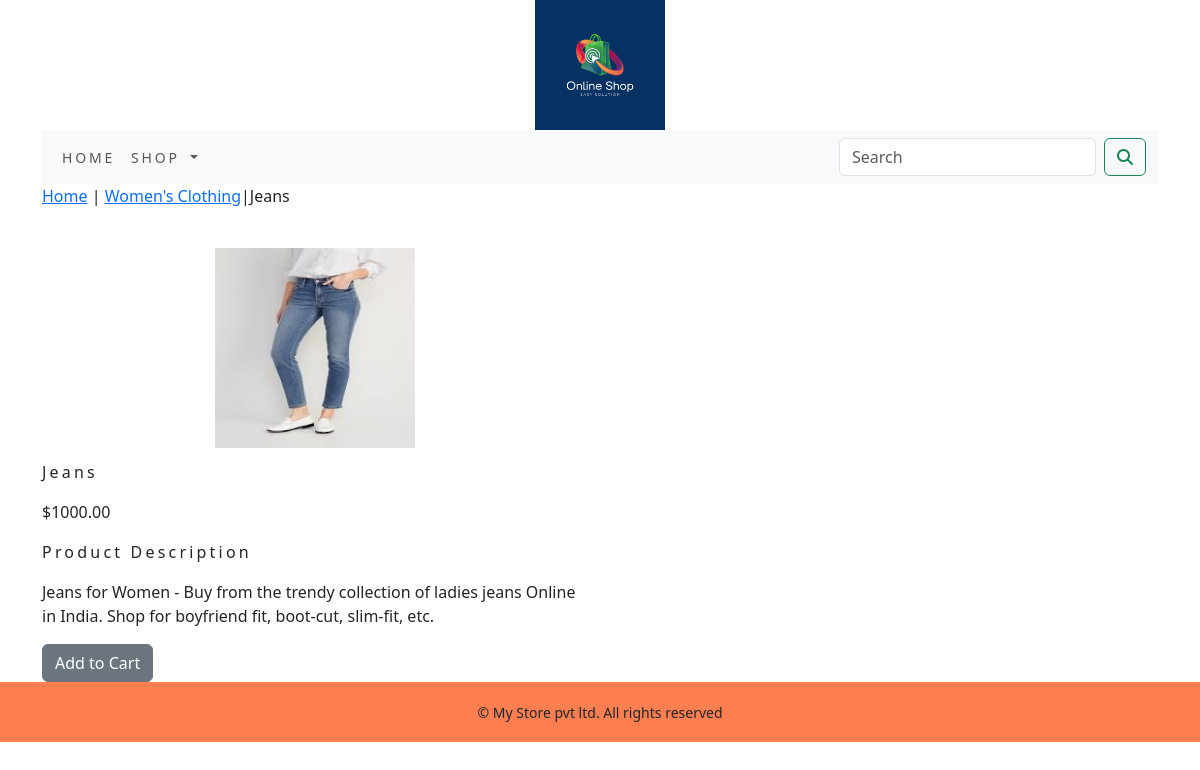
/shop/womens-clothing/jeans/, run on the app's committed database.
### shop/models.py (models this page shows, shortened)
class Product(models.Model):
    name=models.CharField(max_length=250,unique=True)
    slug=models.SlugField(max_length=250,unique=True)
    description=models.TextField(blank=True)
    price=models.DecimalField(max_digits=10,decimal_places=2)
    category=models.ForeignKey(Category,on_delete=models.CASCADE)
    image=models.ImageField(upload_to='product',blank=True)
    stock=models.IntegerField()
    available=models.BooleanField(default=True)
    created=models.DateTimeField(auto_now_add=True)
    updated=models.DateTimeField(auto_now=True)
    class Meta:
        ordering=('name',)
        verbose_name='product'
        verbose_name_plural='products'

class Category(models.Model):
    name=models.CharField(max_length=250,unique=True)
    slug=models.SlugField(max_length=250,unique=True)
    description=models.TextField(blank=True)
    image=models.ImageField(upload_to='category',blank=True)
    class Meta:
        ordering=('name',)
        verbose_name='category'
        verbose_name_plural='categories'
    def get_url(self):
        return reverse('shop:products_by_category',args=[self.slug])
    def __str__(self):
        return  '{}'.format(self.name)

### shop/views.py (the view)
# urls.py: path('<slug:c_slug>/<slug:product_slug>/',views.proDetail,name='prodCatdetail')
def proDetail(request,c_slug,product_slug):
    try:
        product=Product.objects.get(category__slug=c_slug,slug=product_slug)
    except Exception as e:
        raise e
    return render(request,'product.html',{'product':product})

### cart/context_processors.py (called while the page is built)
def counter(request):
    item_count=0
    if 'admin' in request.path:
        return {}
    else:
        try:
            cart=Cart.objects.filter(cart_id=_cart_id(request))
            cart_items=CartItem.objects.all().filter(cart=cart[:1])
            for cart_item in cart_items:
                item_count+=cart_item.quantity
        except Cart.DoesNotExist:
            item_count=0
    return dict(item_count=item_count)

### cart/views.py (called while the page is built)
def _cart_id(request):
    cart=request.session.session_key
    if not cart:
        cart=request.session.create()
    return cart

### shop/context_processors.py (called while the page is built)
def menu_links(request):
    links=Category.objects.all()
    return dict(links=links)

### templates/product.html (shortened to what this page needs)
{% extends 'base.html' %}
{% load static %}
{% block content %}
<div class="row my_prod_class">
  <div class="mx_auto">
    <p><a href="{% url 'shop:allProdCat' %}">Home</a> | <a href="{{product.category.get_url}}">{{product.category}}</a>|{{product.name}}</p>
  </div>
  <div class="container">
<br>
<div class="row">
  <div class="col-12 col-sm-12 col-md-12 col-lg-6 text-center">
    <div style="min-width:18rem">
      <img src="{{product.image.url}}" alt="{{product.name}}" style="height:200px;width:200px">
    </div>
  </div>
</div>
    <div class="col-12 col-sm-12 col-md-12 col-lg-6">
        <div>
      <h1 class="my_prod_title">{{product.name}}</h1>
      <p>${{product.price}}</p>
      <p class="my_title">Product Description</p>
      <p class="text-justify my_prod_text">{{product.description}}</p>
      {% if product.stock <= 0 %}
      <p class="text-justify my_prod_text"><b>Out of Stock</b></p>
      {% else %}
      <a class="btn btn-secondary" href="{% url 'cart:add_cart' product.id %}">Add to Cart</a>
      {% endif %}
    </div>
  </div>
</div>
</div>
{% endblock %}

### static/css/custom.css (style rules this page uses)
body { font-family: 'Nova Square', sans-serif; }
.my_title { font-size : 16px; text_transform : uppercase; letter-spacing : .2em; }
.my_prod_title { font-size : 16px; text_transform : uppercase; letter-spacing : .2em; padding-top : 15px; padding-bottom : 10px; }
.my_prod_text { padding-right : 20px; }

### data on the page
Product: category "Women's Clothing", name "Jeans", image (picture), price "1000.00", description "Jeans for Women - Buy from the trendy collection of ladies jeans Online in India. Shop for boyfriend fit, boot-cut, slim-fit, etc."
